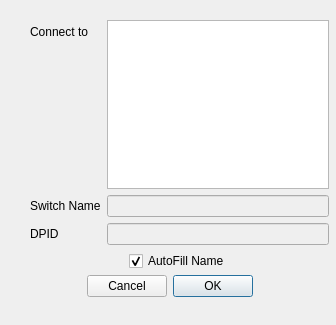
<?xml version="1.0" encoding="UTF-8"?>
<ui version="4.0">
 <class>Dialog</class>
 <widget class="QDialog" name="Dialog">
  <property name="geometry">
   <rect>
    <x>0</x>
    <y>0</y>
    <width>336</width>
    <height>325</height>
   </rect>
  </property>
  <property name="windowTitle">
   <string>Add Switch</string>
  </property>
  <widget class="QDialogButtonBox" name="button_box">
   <property name="geometry">
    <rect>
     <x>80</x>
     <y>270</y>
     <width>181</width>
     <height>32</height>
    </rect>
   </property>
   <property name="layoutDirection">
    <enum>Qt::RightToLeft</enum>
   </property>
   <property name="orientation">
    <enum>Qt::Horizontal</enum>
   </property>
   <property name="standardButtons">
    <set>QDialogButtonBox::Cancel|QDialogButtonBox::Ok</set>
   </property>
   <property name="centerButtons">
    <bool>true</bool>
   </property>
  </widget>
  <widget class="QWidget" name="layoutWidget">
   <property name="geometry">
    <rect>
     <x>30</x>
     <y>20</y>
     <width>299</width>
     <height>251</height>
    </rect>
   </property>
   <layout class="QVBoxLayout" name="full_layout" stretch="0,1">
    <item>
     <layout class="QFormLayout" name="form_layout">
      <property name="formAlignment">
       <set>Qt::AlignLeading|Qt::AlignLeft|Qt::AlignVCenter</set>
      </property>
      <item row="0" column="0">
       <widget class="QLabel" name="switch_label">
        <property name="text">
         <string>Connect to</string>
        </property>
       </widget>
      </item>
      <item row="0" column="1">
       <widget class="QListWidget" name="switch_list">
        <property name="selectionMode">
         <enum>QAbstractItemView::MultiSelection</enum>
        </property>
        <property name="viewMode">
         <enum>QListView::ListMode</enum>
        </property>
       </widget>
      </item>
      <item row="1" column="0">
       <widget class="QLabel" name="switch_name_label">
        <property name="text">
         <string>Switch Name</string>
        </property>
       </widget>
      </item>
      <item row="1" column="1">
       <widget class="QLineEdit" name="switch_name">
        <property name="enabled">
         <bool>false</bool>
        </property>
        <property name="maxLength">
         <number>6</number>
        </property>
       </widget>
      </item>
      <item row="2" column="0">
       <widget class="QLabel" name="dpid_name_label">
        <property name="text">
         <string>DPID</string>
        </property>
       </widget>
      </item>
      <item row="2" column="1">
       <widget class="QLineEdit" name="dpid_name">
        <property name="enabled">
         <bool>false</bool>
        </property>
       </widget>
      </item>
     </layout>
    </item>
    <item>
     <layout class="QHBoxLayout" name="checkbox_layout">
      <item alignment="Qt::AlignHCenter|Qt::AlignVCenter">
       <widget class="QCheckBox" name="auto_name">
        <property name="text">
         <string>AutoFill Name</string>
        </property>
        <property name="checked">
         <bool>true</bool>
        </property>
       </widget>
      </item>
     </layout>
    </item>
   </layout>
  </widget>
 </widget>
 <resources/>
 <connections>
  <connection>
   <sender>button_box</sender>
   <signal>accepted()</signal>
   <receiver>Dialog</receiver>
   <slot>accept()</slot>
   <hints>
    <hint type="sourcelabel">
     <x>260</x>
     <y>284</y>
    </hint>
    <hint type="destinationlabel">
     <x>157</x>
     <y>274</y>
    </hint>
   </hints>
  </connection>
  <connection>
   <sender>button_box</sender>
   <signal>rejected()</signal>
   <receiver>Dialog</receiver>
   <slot>reject()</slot>
   <hints>
    <hint type="sourcelabel">
     <x>260</x>
     <y>290</y>
    </hint>
    <hint type="destinationlabel">
     <x>286</x>
     <y>274</y>
    </hint>
   </hints>
  </connection>
 </connections>
</ui>
